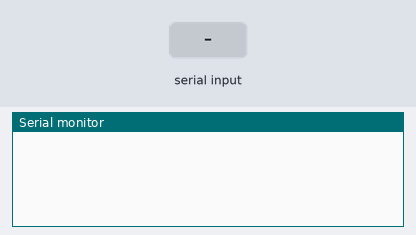
A sketch run on a simulated Arduino Uno, built with avr-gcc and run on an emulated ATmega328P. On the bench: the last lines printed to the serial monitor. Inputs (shaded band) come from the test bench.

Above: at 1.2 s.
1.3 s: "90,45\n" received over Serial
At 1.9 s:
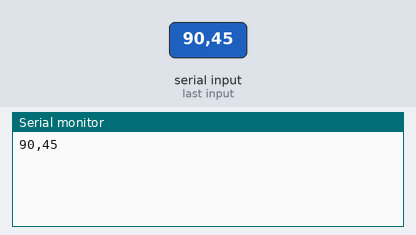
2.8 s: "5\n" received over Serial
At 4.3 s:
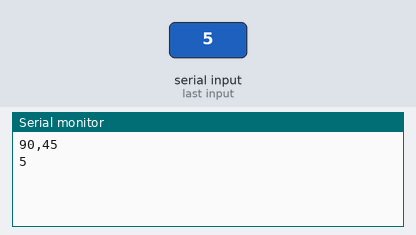

The sketch:

Ard-Rpi.ino
```cpp
void setup() {

  Serial.begin(115200); // Initialize serial with a baud rate of 115200 bps

}


void loop() {

  // put your main code here, to run repeatedly:
  int angle = 0;

  while(Serial.available() > 0) {

    String input = Serial.readStringUntil('\n');
    int angle = input.toInt();
    angle = angle + 10;
    String a = (String)angle;
    Serial.println(input);
    //int a = (int)input - 48;
  }
    //delay(1000);


}
```

Measured:
- after the input at 1.3 s, the serial monitor: prints a new line at once (image 1)
- after the input at 2.8 s, the serial monitor: prints a new line at once (image 2)
